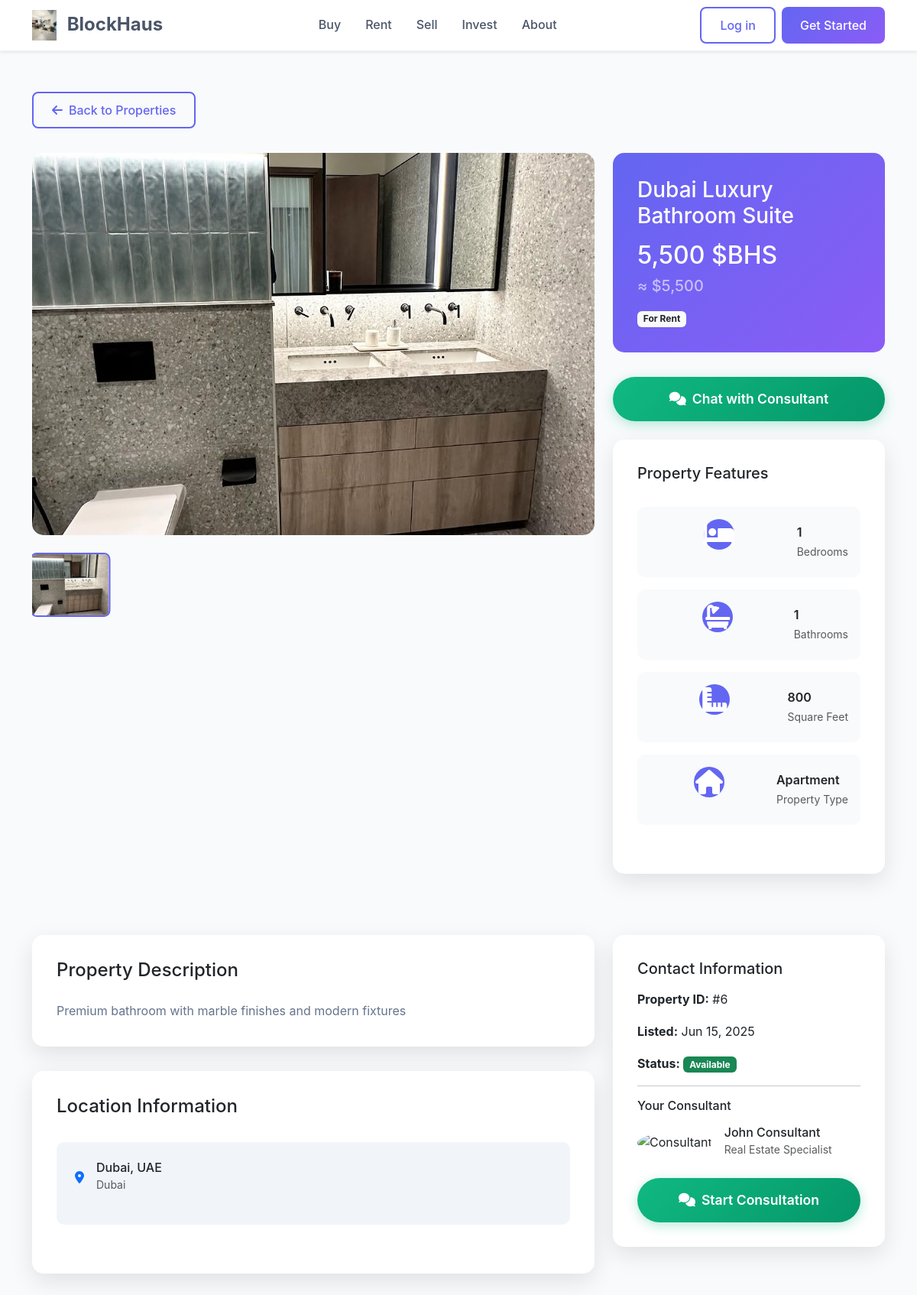
The app's page /property-details.php?id=6 with its own data.
### tables this page shows
CREATE TABLE IF NOT EXISTS properties (
    id INT AUTO_INCREMENT PRIMARY KEY,
    title VARCHAR(255) NOT NULL,
    description TEXT,
    location VARCHAR(255) NOT NULL,
    country ENUM('US', 'Dubai') NOT NULL,
    property_type ENUM('house', 'apartment', 'villa', 'condo') NOT NULL,
    bedrooms INT NOT NULL,
    bathrooms INT NOT NULL,
    square_feet INT NOT NULL,
    price_bhs DECIMAL(15, 2) NOT NULL,
    listing_type ENUM('buy', 'rent', 'sell', 'invest') NOT NULL,
    status ENUM('available', 'sold', 'rented', 'pending') DEFAULT 'available',
    featured BOOLEAN DEFAULT FALSE,
    images JSON,
    created_at TIMESTAMP DEFAULT CURRENT_TIMESTAMP,
    updated_at TIMESTAMP DEFAULT CURRENT_TIMESTAMP ON UPDATE CURRENT_TIMESTAMP
);

### property-details.php (the view, shortened to what this page needs)
<?php
$property_id = isset($_GET['id']) ? (int)$_GET['id'] : 0;
$database = new Database();
$conn = $database->getConnection();
$query = "SELECT * FROM properties WHERE id = :id AND status = 'available'";
$stmt = $conn->prepare($query);
$stmt->bindParam(':id', $property_id);
$stmt->execute();
$property = $stmt->fetch(PDO::FETCH_ASSOC);
$images = json_decode($property['images'], true) ?: [];
$crypto_price = number_format($property['price_bhs'], 0);
$usd_price = number_format($property['price_bhs'], 0);
$listing_types = [
    'buy' => 'For Sale',
    'rent' => 'For Rent',
    'sell' => 'Listed for Sale',
    'invest' => 'Investment Opportunity'
];
$listing_type = $listing_types[$property['listing_type']] ?? 'Available';
$status_classes = [
    'available' => 'bg-success',
    'sold' => 'bg-danger',
    'rented' => 'bg-warning',
    'pending' => 'bg-info'
];
$status_class = $status_classes[$property['status']] ?? 'bg-secondary';
?>
<!DOCTYPE html>
<html lang="en">
<head>
    <link href="https://cdn.jsdelivr.net/npm/bootstrap@5.3.0/dist/css/bootstrap.min.css" rel="stylesheet">
    <link href="https://cdnjs.cloudflare.com/ajax/libs/font-awesome/6.0.0/css/all.min.css" rel="stylesheet">
    <link href="styles.css" rel="stylesheet">
</head>
<body>
    <nav class="navbar navbar-expand-lg navbar-light bg-white fixed-top shadow-sm">
        <div class="container">
            <a class="navbar-brand fw-bold" href="index.html" style="color: #4a5568;">
                <img src="WhatsApp Image 2025-06-15 at 03.19.58_ae118555.jpg" alt="BlockHaus Logo" style="height: 40px; width: auto;" class="me-2">
                BlockHaus
            </a>
            <div class="collapse navbar-collapse" id="navbarNav">
                <ul class="navbar-nav mx-auto">
                    <li class="nav-item">
                        <a class="nav-link" href="index.html#buy">Buy</a>
                    </li>
                    <li class="nav-item">
                        <a class="nav-link" href="index.html#rent">Rent</a>
                    </li>
                    <li class="nav-item">
                        <a class="nav-link" href="index.html#sell">Sell</a>
                    </li>
                    <li class="nav-item">
                        <a class="nav-link" href="index.html#invest">Invest</a>
                    </li>
                    <li class="nav-item">
                        <a class="nav-link" href="index.html#about">About</a>
                    </li>
                </ul>
                <div class="d-flex gap-2">
                    <button class="btn btn-outline-primary" data-bs-toggle="modal" data-bs-target="#loginModal">Log in</button>
                    <button class="btn btn-primary" data-bs-toggle="modal" data-bs-target="#getStartedModal">Get Started</button>
                </div>
            </div>
        </div>
    </nav>
    <section class="property-details-section" style="padding-top: 120px; padding-bottom: 80px; background: #f8fafc;">
        <div class="container">
            <div class="back-btn">
                <button class="btn btn-outline-primary" onclick="history.back()">
                    <i class="fas fa-arrow-left me-2"></i>Back to Properties
                </button>
            </div>
            <div class="row">
                <div class="col-lg-8">
                    <div class="property-gallery">
                        <img id="mainImage" src="<?php echo htmlspecialchars($images[0]); ?>" alt="<?php echo htmlspecialchars($property['title']); ?>" class="main-image">
                        <div class="thumbnail-gallery">
                            <?php foreach ($images as $index => $image): ?>
                                <img src="<?php echo htmlspecialchars($image); ?>"
                                     alt="<?php echo htmlspecialchars($property['title']); ?> - Image <?php echo $index + 1; ?>"
                                     class="thumbnail <?php echo $index === 0 ? 'active' : ''; ?>"
                                     onclick="changeMainImage('<?php echo htmlspecialchars($image); ?>', this)">
                            <?php endforeach; ?>
                        </div>
                    </div>
                </div>
                <div class="col-lg-4">
                    <div class="price-section">
                        <h3 class="mb-3"><?php echo htmlspecialchars($property['title']); ?></h3>
                        <div class="price-info">
                            <div class="crypto-price mb-2">
                                <span class="h2"><?php echo $crypto_price; ?> $BHS</span>
                            </div>
                            <div class="usd-price">
                                <span class="h5 opacity-75">≈ $<?php echo $usd_price; ?></span>
                            </div>
                        </div>
                        <div class="mt-3">
                            <span class="badge bg-light text-dark"><?php echo $listing_type; ?></span>
                        </div>
                    </div>
                    <div class="text-center mb-4">
                        <button class="btn chat-consultant-btn w-100" onclick="chatWithConsultant()">
                            <i class="fas fa-comments me-2"></i>Chat with Consultant
                        </button>
                    </div>
                    <div class="property-info-card">
                        <h5 class="mb-3">Property Features</h5>
                        <div class="feature-grid">
                            <div class="feature-item">
                                <div class="feature-icon">
                                    <i class="fas fa-bed"></i>
                                </div>
                                <div>
                                    <div class="fw-semibold"><?php echo $property['bedrooms']; ?></div>
                                    <small class="text-muted">Bedrooms</small>
                                </div>
                            </div>
                            <div class="feature-item">
                                <div class="feature-icon">
                                    <i class="fas fa-bath"></i>
                                </div>
                                <div>
                                    <div class="fw-semibold"><?php echo $property['bathrooms']; ?></div>
                                    <small class="text-muted">Bathrooms</small>
                                </div>
                            </div>
                            <div class="feature-item">
                                <div class="feature-icon">
                                    <i class="fas fa-ruler-combined"></i>
                                </div>
                                <div>
                                    <div class="fw-semibold"><?php echo number_format($property['square_feet']); ?></div>
                                    <small class="text-muted">Square Feet</small>
                                </div>
                            </div>
                            <div class="feature-item">
                                <div class="feature-icon">
                                    <i class="fas fa-home"></i>
                                </div>
                                <div>
                                    <div class="fw-semibold"><?php echo ucfirst($property['property_type']); ?></div>
                                    <small class="text-muted">Property Type</small>
                                </div>
                            </div>
                        </div>
                    </div>
                </div>
            </div>
            <div class="row mt-5">
                <div class="col-lg-8">
                    <div class="property-info-card">
                        <h4 class="mb-4">Property Description</h4>
                        <div class="property-description">
                            <?php echo nl2br(htmlspecialchars($property['description'] ?: 'No description available.')); ?>
                        </div>
                    </div>
                    <div class="property-info-card">
                        <h4 class="mb-4">Location Information</h4>
                        <div class="location-info">
                            <div class="d-flex align-items-center mb-3">
                                <i class="fas fa-map-marker-alt text-primary me-3"></i>
                                <div>
                                    <h6 class="mb-0"><?php echo htmlspecialchars($property['location']); ?></h6>
                                    <small class="text-muted"><?php echo htmlspecialchars($property['country']); ?></small>
                                </div>
                            </div>
                        </div>
                    </div>
                </div>
                <div class="col-lg-4">
                    <div class="property-info-card">
                        <h5 class="mb-3">Contact Information</h5>
                        <div class="contact-info">
                            <div class="mb-3">
                                <strong>Property ID:</strong>
                                <span>#<?php echo $property['id']; ?></span>
                            </div>
                            <div class="mb-3">
                                <strong>Listed:</strong>
                                <span><?php echo date('M j, Y', strtotime($property['created_at'])); ?></span>
                            </div>
                            <div class="mb-3">
                                <strong>Status:</strong>
                                <span class="badge <?php echo $status_class; ?>"><?php echo ucfirst($property['status']); ?></span>
                            </div>
                        </div>
                        <hr>
                        <div class="consultant-info">
                            <h6 class="mb-3">Your Consultant</h6>
                            <div class="d-flex align-items-center">
                                <div class="consultant-avatar me-3">
                                    <img src="https://images.unsplash.com/photo-1507003211169-0a1dd7228f2d?ixlib=rb-4.0.3&auto=format&fit=crop&w=100&q=80"
                                         alt="Consultant" class="rounded-circle" width="50" height="50">
                                </div>
                                <div>
                                    <h6 class="mb-0">John Consultant</h6>
                                    <small class="text-muted">Real Estate Specialist</small>
                                </div>
                            </div>
                        </div>
                        <div class="mt-4">
                            <button class="btn chat-consultant-btn w-100" onclick="chatWithConsultant()">
                                <i class="fas fa-comments me-2"></i>Start Consultation
                            </button>
                        </div>
                    </div>
                </div>
            </div>
        </div>
    </section>
</body>
</html>

### styles.css (style rules this page uses)
:root { --primary-purple: #6366f1; --secondary-purple: #8b5cf6; --light-purple: #a855f7; --dark-purple: #4c1d95; --gradient-start: #8b5cf6; --gradient-end: #ec4899; --text-white-75: rgba(255, 255, 255, 0.75); --text-white-50: rgba(255, 255, 255, 0.5); }
body { font-family: 'Inter', -apple-system, BlinkMacSystemFont, 'Segoe UI', Roboto, sans-serif; line-height: 1.6; }
.btn-primary { background: linear-gradient(135deg, var(--primary-purple), var(--secondary-purple)); border: none; border-radius: 8px; font-weight: 500; padding: 12px 24px; transition: all 0.3s ease; }
.btn-outline-primary { border: 2px solid var(--primary-purple); color: var(--primary-purple); border-radius: 8px; font-weight: 500; padding: 10px 24px; transition: all 0.3s ease; }
.navbar { backdrop-filter: blur(10px); background: rgba(255, 255, 255, 0.95) !important; border-bottom: 1px solid rgba(0, 0, 0, 0.05); }
.navbar-brand { font-size: 1.5rem; font-weight: 700; }
.nav-link { font-weight: 500; color: #4a5568 !important; margin: 0 8px; transition: color 0.3s ease; }
.feature-icon { width: 80px; height: 80px; background: rgba(255, 255, 255, 0.2); border-radius: 50%; display: flex; align-items: center; justify-content: center; margin: 0 auto 20px; }
.feature-icon i { font-size: 2rem; color: white; }
.crypto-price { display: block; color: white; font-weight: 700; font-size: 1.1rem; }
.usd-price { display: block; color: rgba(255, 255, 255, 0.8); font-size: 0.85rem; margin-top: 2px; }

### property-details.php (style rules this page uses)
.property-gallery { position: relative; margin-bottom: 2rem; }
.main-image { width: 100%; height: 500px; object-fit: cover; border-radius: 15px; }
.thumbnail-gallery { display: flex; gap: 10px; margin-top: 15px; overflow-x: auto; padding: 10px 0; }
.thumbnail { width: 100px; height: 80px; object-fit: cover; border-radius: 8px; cursor: pointer; border: 2px solid transparent; transition: all 0.3s ease; }
.thumbnail:hover, .thumbnail.active { border-color: #6366f1; transform: scale(1.05); }
.property-info-card { background: white; border-radius: 15px; padding: 2rem; box-shadow: 0 10px 30px rgba(0, 0, 0, 0.1); margin-bottom: 2rem; }
.price-section { background: linear-gradient(135deg, #6366f1 0%, #8b5cf6 100%); color: white; padding: 2rem; border-radius: 15px; margin-bottom: 2rem; }
.feature-grid { display: grid; grid-template-columns: repeat(auto-fit, minmax(200px, 1fr)); gap: 1rem; margin: 2rem 0; }
.feature-item { display: flex; align-items: center; gap: 10px; padding: 1rem; background: #f8fafc; border-radius: 10px; }
.feature-icon { width: 40px; height: 40px; background: #6366f1; color: white; border-radius: 50%; display: flex; align-items: center; justify-content: center; }
.chat-consultant-btn { background: linear-gradient(135deg, #10b981 0%, #059669 100%); border: none; padding: 1rem 2rem; border-radius: 50px; color: white; font-weight: 600; font-size: 1.1rem; transition: all 0.3s ease; box-shadow: 0 4px 15px rgba(16, 185, 129, 0.3); }
.back-btn { margin-bottom: 2rem; }
.property-description { line-height: 1.8; color: #64748b; }
.location-info { background: #f1f5f9; padding: 1.5rem; border-radius: 10px; margin: 2rem 0; }

### records on screen
properties: title "Dubai Luxury Bathroom Suite", price_bhs "5,500", listing_type "For Rent", bedrooms "1", bathrooms "1", square_feet "800", property_type "Apartment", description "Premium bathroom with marble finishes and modern fixtures", location "Dubai, UAE", country "Dubai", id "6", created_at "Jun 15, 2025", status "Available"
